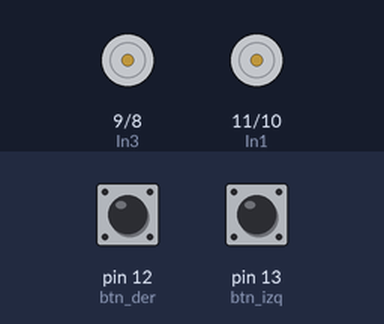
Recording of a sketch running on a simulated Arduino Uno, built with avr-gcc and run on an emulated ATmega328P. Shown: motor-driver pin pairs drawn as motors (green arrow = first pin HIGH = forward, orange = second pin HIGH = backward, longer = more drive). The test bench sets the inputs (shaded band); at power-on: pin 12 (btn_der) HIGH, pin 13 (btn_izq) HIGH.

Above: at 1.2 s.
1.3 s: pin 12 (btn_der) pulled LOW for 0.15 s
At 1.67 s:
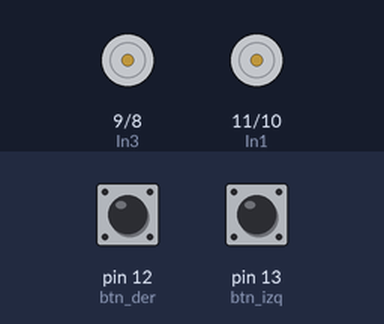
3.3 s: pin 13 (btn_izq) pulled LOW for 0.15 s
At 3.67 s:
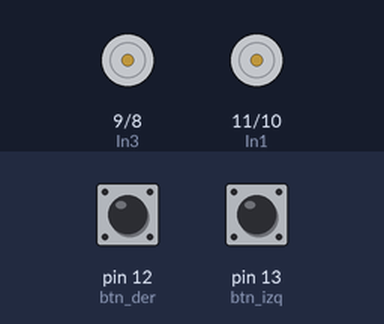
5.3 s: pin 13 (btn_izq) pulled LOW for 3.2 s
At 8.72 s:
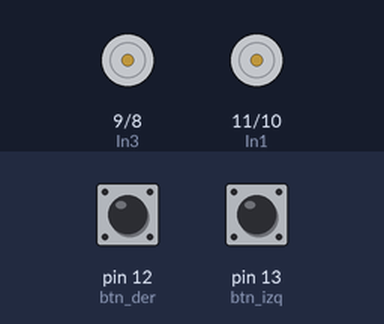
10.4 s: pin 12 (btn_der) pulled LOW for 3.2 s
At 13.82 s:
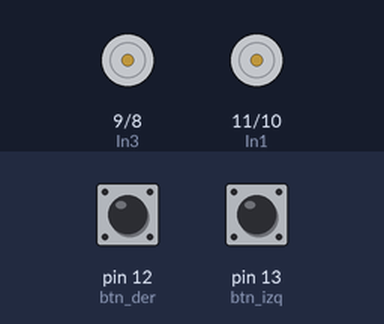
Timing chart, 0 to 15.3 s (numbered marks = the images above; inputs shaded):
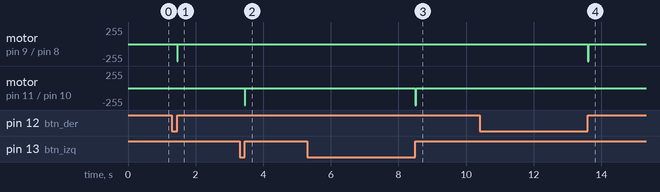

Measured:
- after the input at 1.3 s, motor on pin 9 (In3) / pin 8 (In4): stopped → backward 255/255 after 0.15 s, → stopped 0.03 s later
- after the input at 3.3 s, motor on pin 11 (In1) / pin 10 (In2): stopped → backward 255/255 after 0.15 s, → stopped 0.02 s later
- after the input at 5.3 s, motor on pin 11 (In1) / pin 10 (In2): stopped → backward 255/255 after 3.2 s, → stopped 0.02 s later
- after the input at 10.4 s, motor on pin 9 (In3) / pin 8 (In4): stopped → backward 255/255 after 3.2 s, → stopped 0.03 s later

The sketch:

MovPaletas.ino
```cpp
//CONFIGURACIÓN PALETAS CON MOTORES DC 12V Y L298N


//pines de botones
int btn_izq=13;
int btn_der=12;

//Declaración de Pines - L298N
//MOTOR A - MOTOR PALETA IZQUIERDA
int In1 = 11; //Cable Negro Motor 1 Bajar
int In2 = 10; //Cable Blanco Motro 1 Subir
//MOTOR B - MOTOR PALETA - DERECHA
int In3 = 9; //Cable Blanco Motor 2 Bajar
int In4 = 8; //Cable Negro Motor 2 Subir
//Cable Negro Motor 1  y 2 Abajo
bool paletas = false;

void setup() {
  //Pines Modulo Puente H
  pinMode(In1, OUTPUT);
  pinMode(In2, OUTPUT);
  pinMode(In3, OUTPUT);
  pinMode(In4, OUTPUT);
  //pines de botones
  pinMode(btn_izq, INPUT_PULLUP);
  pinMode(btn_der, INPUT_PULLUP);
  //Estado Inicial
  digitalWrite(In1, LOW);
  digitalWrite(In2, LOW);
  digitalWrite(In3, LOW);
  digitalWrite(In4, LOW);
}

int estado_anterior_btn_Izquierdo = HIGH;
bool cambio_detectado_btn_Izquierdo = false;

boolean pulsacionBtnIzquierdo(){
  int estado_actual = digitalRead(btn_izq);
  if (estado_actual != estado_anterior_btn_Izquierdo) {
    if (estado_actual == LOW) {
      cambio_detectado_btn_Izquierdo = true;
      estado_anterior_btn_Izquierdo = estado_actual;
      delay(1);
    }else if(estado_actual == HIGH && cambio_detectado_btn_Izquierdo == true){
      cambio_detectado_btn_Izquierdo = false;
      estado_anterior_btn_Izquierdo = estado_actual;
      delay(1);
      return true; //Pulsacion Detectada
    }
  }
  return false; //Pulsacion No Detectada
}

int estado_anterior_btn_Derecho = HIGH;
bool cambio_detectado_btn_Derecho = false;

boolean pulsacionBtnDerecho(){
  int estado_actual = digitalRead(btn_der);
  if (estado_actual != estado_anterior_btn_Derecho) {
    if (estado_actual == LOW) {
      cambio_detectado_btn_Derecho = true;
      estado_anterior_btn_Derecho = estado_actual;
      delay(1);
    }else if(estado_actual == HIGH && cambio_detectado_btn_Derecho == true){
      cambio_detectado_btn_Derecho = false;
      estado_anterior_btn_Derecho = estado_actual;
      delay(1);
      return true; //Pulsacion Detectada
    }
  }
  return false; //Pulsacion No Detectada
}


void moverPaletas() {
  //Si el botón izquierdo es presionado
  if (pulsacionBtnIzquierdo()) {
    //Mover Hacia Arriba
    digitalWrite(In1, LOW);   //Cable Negro
    digitalWrite(In2, HIGH);  //Cable Blanco
    delay(20); //Tiempo Prendido
    digitalWrite(In1, LOW);
    digitalWrite(In2, LOW);
    delay(400);
    //Mover Hacia Abajo
    digitalWrite(In1, HIGH);   //Cable Negro
    digitalWrite(In2, LOW);  //Cable Blanco
    delay(5); //Tiempo Prendido
    digitalWrite(In1, LOW);
    digitalWrite(In2, LOW);
  }


  //Si el botón derecho es presionado
  if (pulsacionBtnDerecho()) {
    //Mover Hacia Arriba
    digitalWrite(In3, LOW);   //Cable Negro
    digitalWrite(In4, HIGH);  //Cable Blanco
    delay(25); //Tiempo Prendido
    digitalWrite(In3, LOW);
    digitalWrite(In4, LOW);
    delay(400);
    //Mover Hacia Abajo
    digitalWrite(In3, HIGH);   //Cable Negro
    digitalWrite(In4, LOW);  //Cable Blanco
    delay(7); //Tiempo Prendido
    digitalWrite(In3, LOW);
    digitalWrite(In4, LOW);
  }
}

void loop() {
  moverPaletas();
}
```
